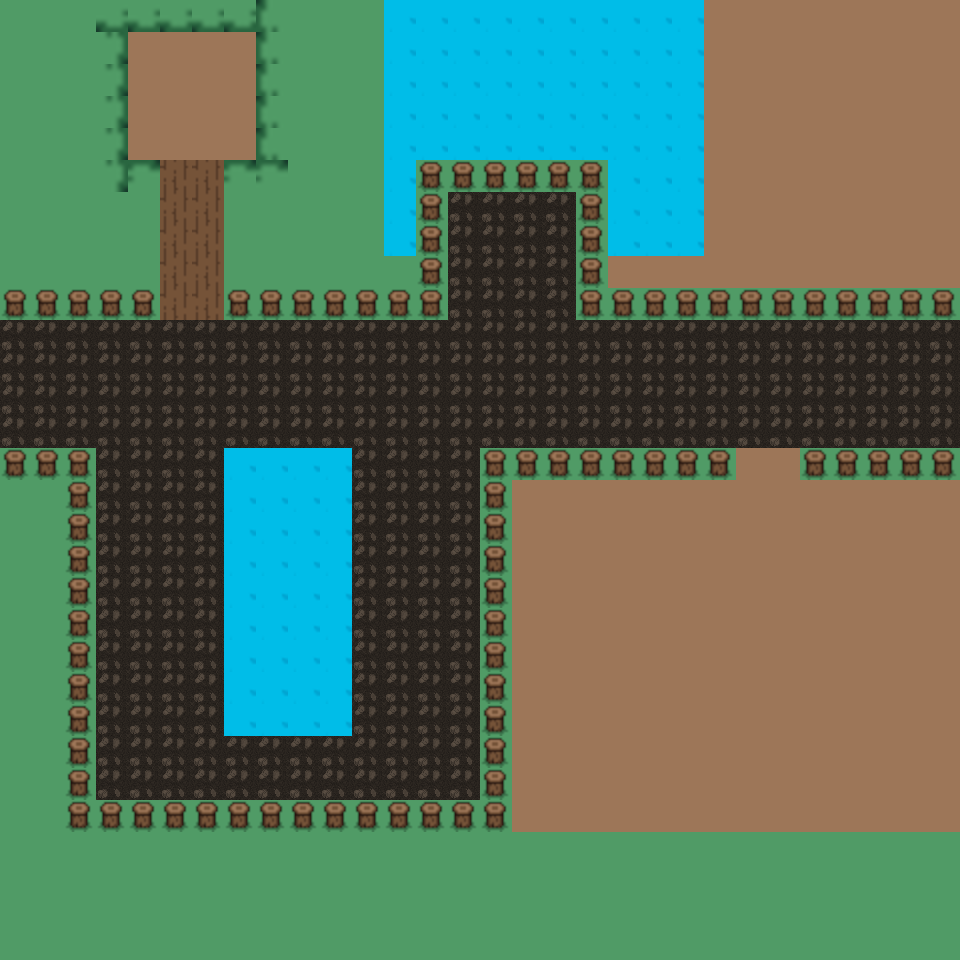

This is a level from a 2D game, rendered from its Tiled map with the project's own tilesets. A one-line summary and the complete map file follow:
An orthogonal 30x30 tile map with 32x32 px tiles, 2 tile layers (Tile Layer 1, Wall).

<map version="1.10" tiledversion="1.10.2" orientation="orthogonal" renderorder="right-down" width="30" height="30" tilewidth="32" tileheight="32" infinite="0" nextlayerid="4" nextobjectid="1">
 <tileset firstgid="1" name="Project3" tilewidth="32" tileheight="32" tilecount="9" columns="0">
  <grid orientation="orthogonal" width="1" height="1" />
  <tile id="0">
   <image width="32" height="32" source="water_decorations.png" />
  </tile>
  <tile id="1">
   <image width="32" height="32" source="water.png" />
  </tile>
  <tile id="4">
   <image width="32" height="32" source="plains._edgepng.png" />
  </tile>
  <tile id="5">
   <image width="32" height="32" source="brown_plain.png" />
  </tile>
  <tile id="7">
   <image width="32" height="32" source="grass.png" />
  </tile>
  <tile id="9">
   <image width="32" height="32" source="fences.png" />
  </tile>
  <tile id="10">
   <image width="32" height="32" source="fence_end.png" />
  </tile>
  <tile id="11">
   <image width="32" height="32" source="fence_vert_mid.png" />
  </tile>
  <tile id="12">
   <image width="32" height="32" source="wooden.png" />
  </tile>
 </tileset>
 <layer id="1" name="Tile Layer 1" width="30" height="30">
  <data encoding="csv">
8,8,8,3221225477,3221225477,3221225477,3221225477,3221225477,1610612741,8,8,8,2,2,2,2,2,2,2,2,2,2,6,6,6,6,6,6,6,6,
8,8,8,2684354565,6,6,6,6,1610612741,8,8,8,2,2,2,2,2,2,2,2,2,2,6,6,6,6,6,6,6,6,
8,8,8,2684354565,6,6,6,6,1610612741,8,8,8,2,2,2,2,2,2,2,2,2,2,6,6,6,6,6,6,6,6,
8,8,8,2684354565,6,6,6,6,1610612741,8,8,8,2,2,2,2,2,2,2,2,2,2,6,6,6,6,6,6,6,6,
8,8,8,2684354565,6,6,6,6,1610612741,8,8,8,2,2,2,2,2,2,2,2,2,2,6,6,6,6,6,6,6,6,
8,8,8,2684354565,5,1610612749,1610612749,5,5,8,8,8,2,10,10,10,10,10,10,2,2,2,6,6,6,6,6,6,6,6,
8,8,8,8,8,1610612749,1610612749,8,8,8,8,8,2,10,1,1,1,1,10,2,2,2,6,6,6,6,6,6,6,6,
8,8,8,8,8,1610612749,1610612749,8,8,8,8,8,2,10,1,1,1,1,10,2,2,2,6,6,6,6,6,6,6,6,
8,8,8,8,8,1610612749,1610612749,8,8,8,8,8,8,10,1,1,1,1,10,6,6,6,6,6,6,6,6,6,6,6,
10,10,10,10,10,1610612749,1610612749,10,10,10,10,10,10,10,1,1,1,1,10,10,10,10,10,10,10,10,10,10,10,10,
1,1,1,1,1,1,1,1,1,1,1,1,1,1,1,1,1,1,1,1,1,1,1,1,1,1,1,1,1,1,
1,1,1,1,1,1,1,1,1,1,1,1,1,1,1,1,1,1,1,1,1,1,1,1,1,1,1,1,1,1,
1,1,1,1,1,1,1,1,1,1,1,1,1,1,1,1,1,1,1,1,1,1,1,1,1,1,1,1,1,1,
1,1,1,1,1,1,1,1,1,1,1,1,1,1,1,1,1,1,1,1,1,1,1,1,1,1,1,1,1,1,
10,10,10,1,1,1,1,2,2,2,2,1,1,1,1,10,10,10,10,10,10,10,10,6,6,10,10,10,10,10,
8,8,10,1,1,1,1,2,2,2,2,1,1,1,1,10,6,6,6,6,6,6,6,6,6,6,6,6,6,6,
8,8,10,1,1,1,1,2,2,2,2,1,1,1,1,10,6,6,6,6,6,6,6,6,6,6,6,6,6,6,
8,8,10,1,1,1,1,2,2,2,2,1,1,1,1,10,6,6,6,6,6,6,6,6,6,6,6,6,6,6,
8,8,10,1,1,1,1,2,2,2,2,1,1,1,1,10,6,6,6,6,6,6,6,6,6,6,6,6,6,6,
8,8,10,1,1,1,1,2,2,2,2,1,1,1,1,10,6,6,6,6,6,6,6,6,6,6,6,6,6,6,
8,8,10,1,1,1,1,2,2,2,2,1,1,1,1,10,6,6,6,6,6,6,6,6,6,6,6,6,6,6,
8,8,10,1,1,1,1,2,2,2,2,1,1,1,1,10,6,6,6,6,6,6,6,6,6,6,6,6,6,6,
8,8,10,1,1,1,1,2,2,2,2,1,1,1,1,10,6,6,6,6,6,6,6,6,6,6,6,6,6,6,
8,8,10,1,1,1,1,1,1,1,1,1,1,1,1,10,6,6,6,6,6,6,6,6,6,6,6,6,6,6,
8,8,10,1,1,1,1,1,1,1,1,1,1,1,1,10,6,6,6,6,6,6,6,6,6,6,6,6,6,6,
8,8,10,10,10,10,10,10,10,10,10,10,10,10,10,10,6,6,6,6,6,6,6,6,6,6,6,6,6,6,
8,8,8,8,8,8,8,8,8,8,8,8,8,8,8,8,8,8,8,8,8,8,8,8,8,8,8,8,8,8,
8,8,8,8,8,8,8,8,8,8,8,8,8,8,8,8,8,8,8,8,8,8,8,8,8,8,8,8,8,8,
8,8,8,8,8,8,8,8,8,8,8,8,8,8,8,8,8,8,8,8,8,8,8,8,8,8,8,8,8,8,
8,8,8,8,8,8,8,8,8,8,8,8,8,8,8,8,8,8,8,8,8,8,8,8,8,8,8,8,8,8
</data>
 </layer>
 <layer id="3" name="Wall" width="30" height="30">
  <data encoding="csv">
0,0,0,0,0,0,0,0,0,0,0,0,0,0,0,0,0,0,0,0,0,0,0,0,0,0,0,0,0,0,
0,0,0,0,0,0,0,0,0,0,0,0,0,0,0,0,0,0,0,0,0,0,0,0,0,0,0,0,0,0,
0,0,0,0,0,0,0,0,0,0,0,0,0,0,0,0,0,0,0,0,0,0,0,0,0,0,0,0,0,0,
0,0,0,0,0,0,0,0,0,0,0,0,0,0,0,0,0,0,0,0,0,0,0,0,0,0,0,0,0,0,
0,0,0,0,0,0,0,0,0,0,0,0,0,0,0,0,0,0,0,0,0,0,0,0,0,0,0,0,0,0,
0,0,0,0,0,0,0,0,0,0,0,0,0,10,10,10,10,10,10,0,0,0,0,0,0,0,0,0,0,0,
0,0,0,0,0,0,0,0,0,0,0,0,0,10,0,0,0,0,10,0,0,0,0,0,0,0,0,0,0,0,
0,0,0,0,0,0,0,0,0,0,0,0,0,10,0,0,0,0,10,0,0,0,0,0,0,0,0,0,0,0,
0,0,0,0,0,0,0,0,0,0,0,0,0,10,0,0,0,0,10,0,0,0,0,0,0,0,0,0,0,0,
10,10,10,10,10,0,0,10,10,10,10,10,10,10,0,0,0,0,10,10,10,10,10,10,10,10,10,10,10,10,
0,0,0,0,0,0,0,0,0,0,0,0,0,0,0,0,0,0,0,0,0,0,0,0,0,0,0,0,0,0,
0,0,0,0,0,0,0,0,0,0,0,0,0,0,0,0,0,0,0,0,0,0,0,0,0,0,0,0,0,0,
0,0,0,0,0,0,0,0,0,0,0,0,0,0,0,0,0,0,0,0,0,0,0,0,0,0,0,0,0,0,
0,0,0,0,0,0,0,0,0,0,0,0,0,0,0,0,0,0,0,0,0,0,0,0,0,0,0,0,0,0,
10,10,10,0,0,0,0,0,0,0,0,0,0,0,0,10,10,10,10,10,10,10,10,0,0,10,10,10,10,10,
0,0,10,0,0,0,0,0,0,0,0,0,0,0,0,10,0,0,0,0,0,0,0,0,0,0,0,0,0,0,
0,0,10,0,0,0,0,0,0,0,0,0,0,0,0,10,0,0,0,0,0,0,0,0,0,0,0,0,0,0,
0,0,10,0,0,0,0,0,0,0,0,0,0,0,0,10,0,0,0,0,0,0,0,0,0,0,0,0,0,0,
0,0,10,0,0,0,0,0,0,0,0,0,0,0,0,10,0,0,0,0,0,0,0,0,0,0,0,0,0,0,
0,0,10,0,0,0,0,0,0,0,0,0,0,0,0,10,0,0,0,0,0,0,0,0,0,0,0,0,0,0,
0,0,10,0,0,0,0,0,0,0,0,0,0,0,0,10,0,0,0,0,0,0,0,0,0,0,0,0,0,0,
0,0,10,0,0,0,0,0,0,0,0,0,0,0,0,10,0,0,0,0,0,0,0,0,0,0,0,0,0,0,
0,0,10,0,0,0,0,0,0,0,0,0,0,0,0,10,0,0,0,0,0,0,0,0,0,0,0,0,0,0,
0,0,10,0,0,0,0,0,0,0,0,0,0,0,0,10,0,0,0,0,0,0,0,0,0,0,0,0,0,0,
0,0,10,0,0,0,0,0,0,0,0,0,0,0,0,10,0,0,0,0,0,0,0,0,0,0,0,0,0,0,
0,0,10,10,10,10,10,10,10,10,10,10,10,10,10,10,0,0,0,0,0,0,0,0,0,0,0,0,0,0,
0,0,0,0,0,0,0,0,0,0,0,0,0,0,0,0,0,0,0,0,0,0,0,0,0,0,0,0,0,0,
0,0,0,0,0,0,0,0,0,0,0,0,0,0,0,0,0,0,0,0,0,0,0,0,0,0,0,0,0,0,
0,0,0,0,0,0,0,0,0,0,0,0,0,0,0,0,0,0,0,0,0,0,0,0,0,0,0,0,0,0,
0,0,0,0,0,0,0,0,0,0,0,0,0,0,0,0,0,0,0,0,0,0,0,0,0,0,0,0,0,0
</data>
 </layer>
</map>